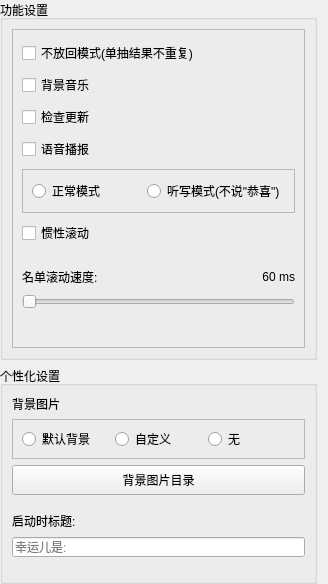
         <widget class="QWidget" name="scrollAreaWidgetContents_2">
          <property name="geometry">
           <rect>
            <x>0</x>
            <y>0</y>
            <width>328</width>
            <height>584</height>
           </rect>
          </property>
          <property name="minimumSize">
           <size>
            <width>0</width>
            <height>0</height>
           </size>
          </property>
          <property name="styleSheet">
           <string notr="true">#scrollAreaWidgetContents_2 {
    background-color: transparent;
}
</string>
          </property>
          <layout class="QGridLayout" name="gridLayout_20">
           <property name="leftMargin">
            <number>0</number>
           </property>
           <property name="topMargin">
            <number>0</number>
           </property>
           <property name="bottomMargin">
            <number>0</number>
           </property>
           <item row="0" column="0">
            <widget class="QGroupBox" name="groupBox">
             <property name="sizePolicy">
              <sizepolicy hsizetype="Preferred" vsizetype="Preferred">
               <horstretch>0</horstretch>
               <verstretch>0</verstretch>
              </sizepolicy>
             </property>
             <property name="minimumSize">
              <size>
               <width>280</width>
               <height>360</height>
              </size>
             </property>
             <property name="styleSheet">
              <string notr="true"/>
             </property>
             <property name="title">
              <string>功能设置</string>
             </property>
             <layout class="QGridLayout" name="gridLayout_12">
              <item row="0" column="0" colspan="2">
               <widget class="QFrame" name="frame_8">
                <property name="sizePolicy">
                 <sizepolicy hsizetype="Preferred" vsizetype="Expanding">
                  <horstretch>0</horstretch>
                  <verstretch>0</verstretch>
                 </sizepolicy>
                </property>
                <property name="minimumSize">
                 <size>
                  <width>0</width>
                  <height>220</height>
                 </size>
                </property>
                <property name="frameShape">
                 <enum>QFrame::StyledPanel</enum>
                </property>
                <property name="frameShadow">
                 <enum>QFrame::Raised</enum>
                </property>
                <layout class="QGridLayout" name="gridLayout_4">
                 <item row="4" column="0" colspan="2">
                  <widget class="QCheckBox" name="checkBox_4">
                   <property name="text">
                    <string>背景音乐</string>
                   </property>
                  </widget>
                 </item>
                 <item row="5" column="0" colspan="2">
                  <widget class="QCheckBox" name="checkBox_3">
                   <property name="minimumSize">
                    <size>
                     <width>0</width>
                     <height>0</height>
                    </size>
                   </property>
                   <property name="text">
                    <string>检查更新</string>
                   </property>
                  </widget>
                 </item>
                 <item row="0" column="0" colspan="2">
                  <widget class="QCheckBox" name="checkBox">
                   <property name="text">
                    <string>不放回模式(单抽结果不重复)</string>
                   </property>
                  </widget>
                 </item>
                 <item row="13" column="0">
                  <widget class="QLabel" name="label_5">
                   <property name="sizePolicy">
                    <sizepolicy hsizetype="Preferred" vsizetype="Maximum">
                     <horstretch>0</horstretch>
                     <verstretch>0</verstretch>
                    </sizepolicy>
                   </property>
                   <property name="text">
                    <string>名单滚动速度:</string>
                   </property>
                  </widget>
                 </item>
                 <item row="13" column="1">
                  <widget class="QLabel" name="label_6">
                   <property name="sizePolicy">
                    <sizepolicy hsizetype="Preferred" vsizetype="Maximum">
                     <horstretch>0</horstretch>
                     <verstretch>0</verstretch>
                    </sizepolicy>
                   </property>
                   <property name="text">
                    <string>60 ms</string>
                   </property>
                   <property name="alignment">
                    <set>Qt::AlignRight|Qt::AlignTrailing|Qt::AlignVCenter</set>
                   </property>
                  </widget>
                 </item>
                 <item row="7" column="0" colspan="2">
                  <widget class="QFrame" name="frame_2">
                   <property name="sizePolicy">
                    <sizepolicy hsizetype="Preferred" vsizetype="Maximum">
                     <horstretch>0</horstretch>
                     <verstretch>0</verstretch>
                    </sizepolicy>
                   </property>
                   <property name="minimumSize">
                    <size>
                     <width>0</width>
                     <height>40</height>
                    </size>
                   </property>
                   <property name="styleSheet">
                    <string notr="true">*{
	font-size:12px;
}</string>
                   </property>
                   <property name="frameShape">
                    <enum>QFrame::StyledPanel</enum>
                   </property>
                   <property name="frameShadow">
                    <enum>QFrame::Raised</enum>
                   </property>
                   <layout class="QHBoxLayout" name="horizontalLayout">
                    <item>
                     <widget class="QRadioButton" name="radioButton">
                      <property name="text">
                       <string>正常模式</string>
                      </property>
                     </widget>
                    </item>
                    <item>
                     <widget class="QRadioButton" name="radioButton_2">
                      <property name="text">
                       <string>听写模式(不说&quot;恭喜&quot;)</string>
                      </property>
                     </widget>
                    </item>
                   </layout>
                  </widget>
                 </item>
                 <item row="11" column="0" colspan="2">
                  <widget class="QCheckBox" name="checkBox_5">
                   <property name="text">
                    <string>惯性滚动</string>
                   </property>
                  </widget>
                 </item>
                 <item row="14" column="0" colspan="2">
                  <widget class="QSlider" name="horizontalSlider">
                   <property name="minimum">
                    <number>30</number>
                   </property>
                   <property name="maximum">
                    <number>160</number>
                   </property>
                   <property name="orientation">
                    <enum>Qt::Horizontal</enum>
                   </property>
                  </widget>
                 </item>
                 <item row="6" column="0" colspan="2">
                  <widget class="QCheckBox" name="checkBox_2">
                   <property name="text">
                    <string>语音播报</string>
                   </property>
                  </widget>
                 </item>
                 <item row="12" column="0" colspan="2">
                  <spacer name="verticalSpacer">
                   <property name="orientation">
                    <enum>Qt::Vertical</enum>
                   </property>
                   <property name="sizeType">
                    <enum>QSizePolicy::Fixed</enum>
                   </property>
                   <property name="sizeHint" stdset="0">
                    <size>
                     <width>20</width>
                     <height>15</height>
                    </size>
                   </property>
                  </spacer>
                 </item>
                 <item row="15" column="0" colspan="2">
                  <widget class="QLabel" name="label_9">
                   <property name="sizePolicy">
                    <sizepolicy hsizetype="Preferred" vsizetype="Maximum">
                     <horstretch>0</horstretch>
                     <verstretch>0</verstretch>
                    </sizepolicy>
                   </property>
                   <property name="styleSheet">
                    <string notr="true">QLabel {
    color: rgb(255, 0, 0);
}</string>
                   </property>
                   <property name="text">
                    <string/>
                   </property>
                   <property name="alignment">
                    <set>Qt::AlignCenter</set>
                   </property>
                  </widget>
                 </item>
                </layout>
               </widget>
              </item>
             </layout>
            </widget>
           </item>
           <item row="1" column="0">
            <widget class="QGroupBox" name="groupBox_7">
             <property name="title">
              <string>个性化设置</string>
             </property>
             <layout class="QGridLayout" name="gridLayout_19">
              <item row="0" column="0">
               <widget class="QLabel" name="label">
                <property name="sizePolicy">
                 <sizepolicy hsizetype="Preferred" vsizetype="Maximum">
                  <horstretch>0</horstretch>
                  <verstretch>0</verstretch>
                 </sizepolicy>
                </property>
                <property name="minimumSize">
                 <size>
                  <width>0</width>
                  <height>0</height>
                 </size>
                </property>
                <property name="maximumSize">
                 <size>
                  <width>16777215</width>
                  <height>16777215</height>
                 </size>
                </property>
                <property name="text">
                 <string>背景图片</string>
                </property>
               </widget>
              </item>
              <item row="1" column="0">
               <widget class="QFrame" name="frame_3">
                <property name="sizePolicy">
                 <sizepolicy hsizetype="Preferred" vsizetype="Maximum">
                  <horstretch>0</horstretch>
                  <verstretch>0</verstretch>
                 </sizepolicy>
                </property>
                <property name="minimumSize">
                 <size>
                  <width>0</width>
                  <height>40</height>
                 </size>
                </property>
                <property name="frameShape">
                 <enum>QFrame::StyledPanel</enum>
                </property>
                <property name="frameShadow">
                 <enum>QFrame::Raised</enum>
                </property>
                <layout class="QHBoxLayout" name="horizontalLayout_2">
                 <item>
                  <widget class="QRadioButton" name="radioButton_3">
                   <property name="text">
                    <string>默认背景</string>
                   </property>
                  </widget>
                 </item>
                 <item>
                  <widget class="QRadioButton" name="radioButton_4">
                   <property name="text">
                    <string>自定义</string>
                   </property>
                  </widget>
                 </item>
                 <item>
                  <widget class="QRadioButton" name="radioButton_5">
                   <property name="text">
                    <string>无</string>
                   </property>
                  </widget>
                 </item>
                </layout>
               </widget>
              </item>
              <item row="8" column="0">
               <spacer name="verticalSpacer_5">
                <property name="orientation">
                 <enum>Qt::Vertical</enum>
                </property>
                <property name="sizeHint" stdset="0">
                 <size>
                  <width>20</width>
                  <height>40</height>
                 </size>
                </property>
               </spacer>
              </item>
              <item row="6" column="0">
               <widget class="QLineEdit" name="lineEdit">
                <property name="sizePolicy">
                 <sizepolicy hsizetype="Expanding" vsizetype="Fixed">
                  <horstretch>0</horstretch>
                  <verstretch>0</verstretch>
                 </sizepolicy>
                </property>
                <property name="minimumSize">
                 <size>
                  <width>0</width>
                  <height>20</height>
                 </size>
                </property>
                <property name="contextMenuPolicy">
                 <enum>Qt::DefaultContextMenu</enum>
                </property>
                <property name="text">
                 <string/>
                </property>
                <property name="placeholderText">
                 <string>幸运儿是:</string>
                </property>
               </widget>
              </item>
              <item row="3" column="0">
               <spacer name="verticalSpacer_4">
                <property name="orientation">
                 <enum>Qt::Vertical</enum>
                </property>
                <property name="sizeType">
                 <enum>QSizePolicy::Fixed</enum>
                </property>
                <property name="sizeHint" stdset="0">
                 <size>
                  <width>20</width>
                  <height>10</height>
                 </size>
                </property>
               </spacer>
              </item>
              <item row="7" column="0">
               <spacer name="verticalSpacer_6">
                <property name="orientation">
                 <enum>Qt::Vertical</enum>
                </property>
                <property name="sizeType">
                 <enum>QSizePolicy::Fixed</enum>
                </property>
                <property name="sizeHint" stdset="0">
                 <size>
                  <width>20</width>
                  <height>10</height>
                 </size>
                </property>
               </spacer>
              </item>
              <item row="2" column="0">
               <widget class="QPushButton" name="pushButton_9">
                <property name="sizePolicy">
                 <sizepolicy hsizetype="Minimum" vsizetype="MinimumExpanding">
                  <horstretch>0</horstretch>
                  <verstretch>0</verstretch>
                 </sizepolicy>
                </property>
                <property name="minimumSize">
                 <size>
                  <width>0</width>
                  <height>30</height>
                 </size>
                </property>
                <property name="maximumSize">
                 <size>
                  <width>16777215</width>
                  <height>40</height>
                 </size>
                </property>
                <property name="text">
                 <string>背景图片目录</string>
                </property>
               </widget>
              </item>
              <item row="5" column="0">
               <widget class="QLabel" name="label_7">
                <property name="sizePolicy">
                 <sizepolicy hsizetype="Preferred" vsizetype="Maximum">
                  <horstretch>0</horstretch>
                  <verstretch>0</verstretch>
                 </sizepolicy>
                </property>
                <property name="minimumSize">
                 <size>
                  <width>0</width>
                  <height>20</height>
                 </size>
                </property>
                <property name="text">
                 <string>启动时标题:</string>
                </property>
               </widget>
              </item>
             </layout>
            </widget>
           </item>
          </layout>
         </widget>
